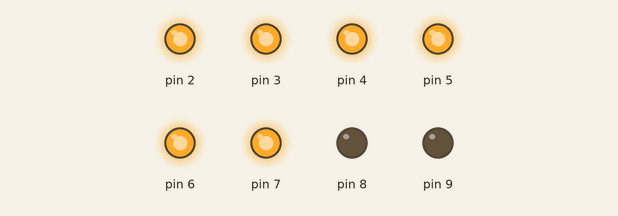
Bench run of a sketch on a simulated Arduino Uno, built with avr-gcc and run on an emulated ATmega328P. Parts: output pins drawn as LEDs (lit = HIGH).

Above: at 0.5 s.
At 1.5 s:
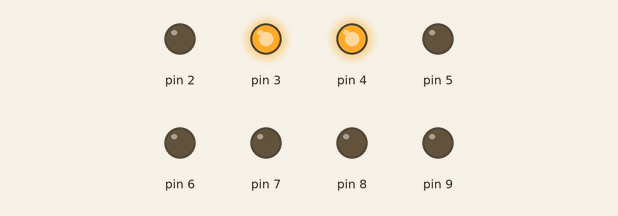
Timing chart, 0 to 3.0 s (numbered marks = the images above):
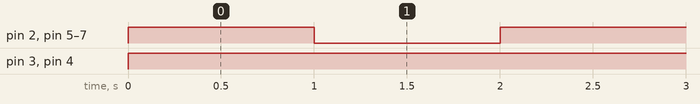

The sketch:

09Display7Segmentos.ino
```cpp
void setup() {
  //Colocando los pines de 2-9 como salida
  for (int i=2 ; i<=9 ; i++)
    pinMode(i,OUTPUT);
}
void loop() {
  // NUMERO 0
  digitalWrite(2,HIGH);
  digitalWrite(3,HIGH);
  digitalWrite(4,HIGH);
  digitalWrite(5,HIGH);
  digitalWrite(6,HIGH);
  digitalWrite(7,HIGH);
  digitalWrite(8,LOW);
  digitalWrite(9,LOW);
  delay(1000);
  //NUMERO 1
  digitalWrite(2,LOW);
  digitalWrite(3,HIGH);
  digitalWrite(4,HIGH);
  digitalWrite(5,LOW);
  digitalWrite(6,LOW);
  digitalWrite(7,LOW);
  digitalWrite(8,LOW);
  digitalWrite(9,LOW);
  delay(1000);
}
```

Measured:
- by itself, pin 2, pin 5–7: alternates HIGH for 1.0 s and LOW for 1.0 s
- by itself, pin 3, pin 4: LOW → HIGH at 0.00 s
